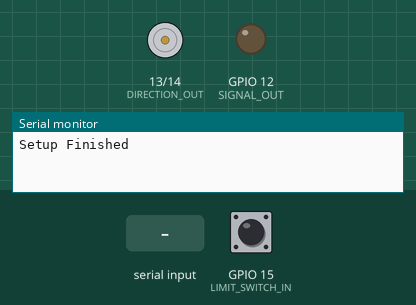
A program run on a simulated ESP32. Parts: direction and speed pins drawn as motors (green arrow = direction pin HIGH = forward, orange = LOW = backward, longer = more drive), output pins drawn as LEDs (lit = HIGH), the last lines printed to the serial monitor. Dashed ring = blinking. Inputs (shaded band) come from the test bench; at power-on: GPIO 15 (LIMIT_SWITCH_IN) HIGH.

Above: at 1.2 s.
1.3 s: "90,45,200\n" received over Serial
At 4.1 s:
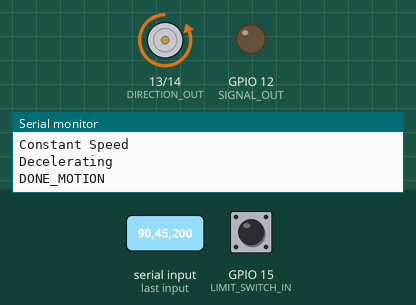
4.3 s: "30,150,10\n" received over Serial
At 5.7 s:
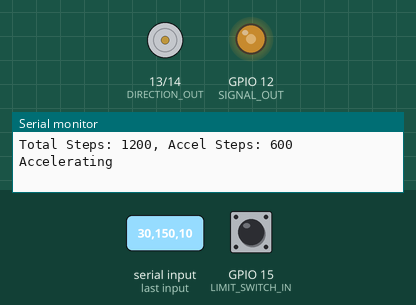
7.3 s: GPIO 15 (LIMIT_SWITCH_IN) pulled LOW for 0.15 s
At 8.5 s:
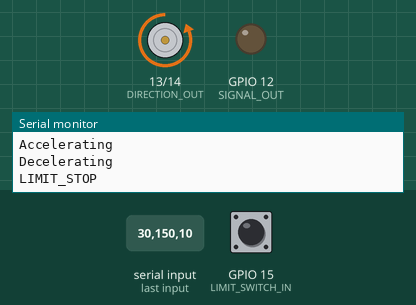
8.9 s: "1\n" received over Serial
At 10.1 s:
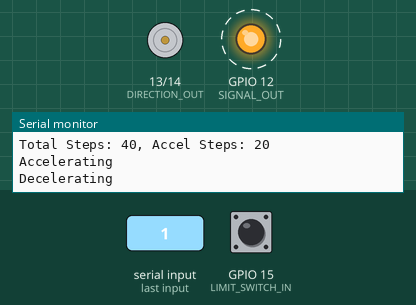
11.9 s: "1,90,45\n" received over Serial
At 13.4 s:
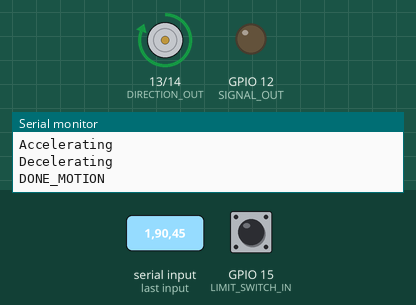
13.7 s: "90,45,200,10\n" received over Serial
At 14.2 s:
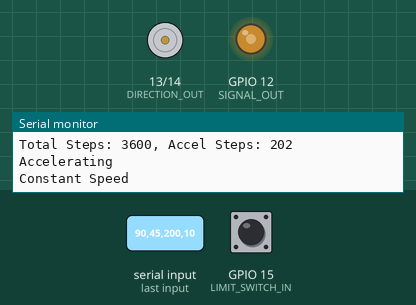
Timing chart, 0 to 17.5 s (numbered marks = the images above; inputs shaded):
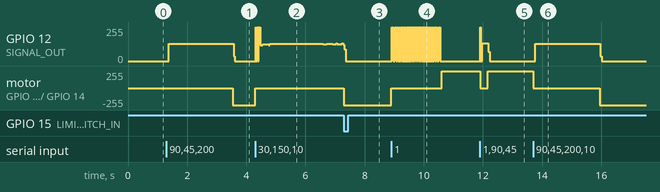

Measured:
- after the input at 1.3 s, GPIO 12 (SIGNAL_OUT): 0/255 → 130/255 after 0.07 s, → 0/255 2.2 s later; motor on GPIO 13 (DIRECTION_OUT) / GPIO 14 (ENABLE_OUT): stopped → backward 255/255 after 2.2 s
- after the input at 7.3 s, motor on GPIO 13 (DIRECTION_OUT) / GPIO 14 (ENABLE_OUT): stopped → backward 255/255 after 0.00 s instead of 0.38 s
- after the input at 8.9 s, GPIO 12 (SIGNAL_OUT): alternates 255/255 for 0.02 s and 0/255 for 0.02 s, 80 changes in all, then stays 0/255, starting at once; motor on GPIO 13 (DIRECTION_OUT) / GPIO 14 (ENABLE_OUT): backward 255/255 → stopped at once, → forward 255/255 1.7 s later
- after the input at 11.9 s, GPIO 12 (SIGNAL_OUT): 0/255 → 132/255 after 0.08 s, → 0/255 0.20 s later; motor on GPIO 13 (DIRECTION_OUT) / GPIO 14 (ENABLE_OUT): forward 255/255 → stopped at once, → forward 255/255 0.26 s later
- after the input at 13.7 s, GPIO 12 (SIGNAL_OUT): 0/255 → 130/255 after 0.07 s, → 0/255 2.2 s later; motor on GPIO 13 (DIRECTION_OUT) / GPIO 14 (ENABLE_OUT): forward 255/255 → stopped at once, → backward 255/255 2.2 s later

The program:

main.cpp
```cpp
#include <Arduino.h>

// Pin definitions
#define SIGNAL_OUT 12
#define DIRECTION_OUT 13
#define ENABLE_OUT 14
#define LIMIT_SWITCH_IN 15

#define STEPS_TO_DISTANCE 0.025 // mm/step

volatile bool limitSwitchTriggered = false;

// Function definitions
void moveStage(int, int, int, bool);
void parseCommand(String command);
void IRAM_ATTR onLimitSwitchPress();
bool checkSwitch(int, int);

// Initiate pins and serials
void setup() {
  pinMode(SIGNAL_OUT, OUTPUT);            //Signal to the motor
  pinMode(DIRECTION_OUT, OUTPUT);         //true (1) is towards end with motor, false (0) is towards end without motor
  pinMode(ENABLE_OUT, OUTPUT);            //Low is enabled, High is disabled
  pinMode(LIMIT_SWITCH_IN, INPUT_PULLUP); //Regularly high, low when pressed

  attachInterrupt(digitalPinToInterrupt(LIMIT_SWITCH_IN), onLimitSwitchPress, FALLING);

  Serial.begin(921600);
  Serial.print("Setup Finished");
  digitalWrite(ENABLE_OUT, LOW);
}

// Listening over serialBT for commands
void loop() {
  // Check if there is a message
  if (Serial.available()){
    // Serial.println("BT Command Recieved");
    String command = Serial.readStringUntil('\n');
    // Serial.printf("Command recieved: %s\n", command.c_str());

    parseCommand(command);
  }

  delay(10);
}

// Take inputs over bluetooth
// Currently assumes a string of the form "frequency,steps,direction"
void parseCommand(String command){
  // Find indices of commas
  int firstcomma = command.indexOf(',');
  int secondcomma = command.indexOf(',', firstcomma + 1);
  int thirdcomma = command.indexOf(',', secondcomma + 1);

  // Split command string into expected variables
  int distance = command.substring(0, firstcomma).toInt();
  int velocity = command.substring(firstcomma+1, secondcomma).toInt();
  int acceleration = command.substring(secondcomma+1, thirdcomma).toInt();
  bool direction = command.substring(thirdcomma + 1).toInt() == 1;

  Serial.printf("Command recieved: Distance: %d, Velocity: %d, Acceleration: %d, Direction: %d\n", distance, velocity, acceleration, direction);

  moveStage(distance, velocity, acceleration, direction);
}

// Moves linear stage
// Takes input a frequency, number of steps, and a direction
// Outputs a square wave to a specified pin with the given frequency and a number of periods equaling the number of steps
// Outputs a direction boolean to another specified pin
// Toggles an enable pin at the beginning and end of the function
void moveStage(int distance, int velocity, int acceleration, bool direction){
  // If going towards home and already home, to not move motor
  if (direction == 0 && digitalRead(LIMIT_SWITCH_IN) == LOW){
    // Send signal
    Serial.println("LIMIT_STOP");
  }
  else{
    // Define distances and derivative in terms of steps
    int total_steps = distance / STEPS_TO_DISTANCE;
    int vel_steps = velocity / STEPS_TO_DISTANCE;
    int accel_steps = acceleration / STEPS_TO_DISTANCE;

    // Find distances to travel while accelerating, decelerating or moving at constant speed
    int accel_steps_count = (vel_steps*vel_steps) / (2*accel_steps);
    int const_steps_count = total_steps - 2*accel_steps_count;

    // If it takes over half the distance to accelerate, just accelerate for half the distance then decelerate
    if (const_steps_count < 0){
      accel_steps_count = total_steps/2;
      const_steps_count = 0;
    }

    Serial.printf("Total Steps: %d, Accel Steps: %d\n", total_steps, accel_steps_count);

    // Stage State variables
    int step_delay = 0;

    // Enable the motor
    digitalWrite(ENABLE_OUT, LOW);
    delay(10);

    // Write the direction to the motor
    digitalWrite(DIRECTION_OUT, direction);

    // For loop for motion
    for(int step_count = 0; step_count < total_steps; step_count++){
      // Check if the stage should keep moving
      bool keepMoving = !checkSwitch(direction, step_count);

      // Check if stage should be accelerating
      if(step_count < accel_steps_count && keepMoving){
        step_delay = 1000000 / sqrt(2 * accel_steps * (step_count + 1));
        if(step_count == 0){
          Serial.println("Accelerating");
        }
      }
      // Check if stage should be at constant velocity
      else if(step_count < (accel_steps_count + const_steps_count) && keepMoving){
        step_delay = 1000000 / vel_steps;
        if(step_count == accel_steps_count){
          Serial.println("Constant Speed");
        }
      }
      // Check if stage should be decelerating
      else if(keepMoving){
        step_delay = 1000000 / sqrt(2 * accel_steps * (total_steps - step_count));
        // Serial.println("Decelerating");
        if(step_count == (accel_steps_count + const_steps_count)){
          Serial.println("Decelerating");
        }
      }
      // Check if stage should stop
      else if(!keepMoving){
        return;
      }

      // Do one full cycle
      digitalWrite(SIGNAL_OUT, HIGH);
      delayMicroseconds(step_delay/2);
      digitalWrite(SIGNAL_OUT, LOW);
      delayMicroseconds(step_delay/2);
    }

    // Disable the motor
    digitalWrite(ENABLE_OUT, HIGH);
    // Send completion message
    Serial.println("DONE_MOTION");
  }
}

// Check if the limit switch has been pressed and if the stage is in a place where it should stop motion
bool checkSwitch(int direction, int step_count){
  // If we are going towards home and limit switch is triggered,
  // turn off motor and say the limit switch is triggered
  if ((limitSwitchTriggered && direction == 0)){
    // Turn off motor immediately
    digitalWrite(ENABLE_OUT, HIGH);
    // Send signals
    // SerialBT.println("LIMIT_STOP");
    Serial.println("LIMIT_STOP");
    // Flip Flag
    limitSwitchTriggered = false;
    return true;
  }
  // If we are going away from home and are out of the range of the limit switch and the limit switch is triggered,
  // turn off motor and say we manually stopped
  else if (limitSwitchTriggered && direction == 1 &&  step_count > 15){
    // Turn off motor immediately
    digitalWrite(ENABLE_OUT, HIGH);
    // Send signals
    // SerialBT.println("MANUAL_STOP");
    Serial.println("MANUAL_STOP");
    // Flip Flag
    limitSwitchTriggered = false;
    return true;
  }
  // If we are going away from home and are in range of the limit switch and it is triggered (unpressing bounce),
  // re-enable the motor and keep going
  else if (limitSwitchTriggered && direction == 1){
    digitalWrite(ENABLE_OUT, LOW);
    limitSwitchTriggered = false;
  }
  // Stage can keep going
  return false;
}


// ISR on the limit switch
void IRAM_ATTR onLimitSwitchPress(){
  // Flag for void loop
  limitSwitchTriggered = true;
}
```
